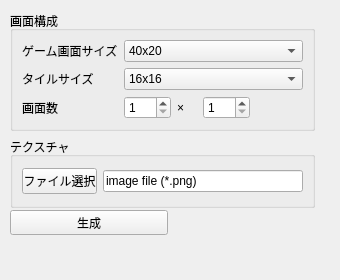
<?xml version="1.0" encoding="UTF-8"?>
<ui version="4.0">
 <class>Form</class>
 <widget class="QWidget" name="Form">
  <property name="geometry">
   <rect>
    <x>0</x>
    <y>0</y>
    <width>340</width>
    <height>280</height>
   </rect>
  </property>
  <property name="minimumSize">
   <size>
    <width>226</width>
    <height>117</height>
   </size>
  </property>
  <property name="windowTitle">
   <string>Form</string>
  </property>
  <widget class="QWidget" name="layoutWidget">
   <property name="geometry">
    <rect>
     <x>10</x>
     <y>11</y>
     <width>305</width>
     <height>197</height>
    </rect>
   </property>
   <layout class="QGridLayout" name="gridLayout_3">
    <item row="0" column="0">
     <widget class="QGroupBox" name="groupBox">
      <property name="title">
       <string>画面構成</string>
      </property>
      <layout class="QGridLayout" name="gridLayout_2">
       <item row="2" column="3">
        <widget class="QSpinBox" name="screensHeight">
         <property name="minimum">
          <number>1</number>
         </property>
         <property name="maximum">
          <number>100</number>
         </property>
        </widget>
       </item>
       <item row="0" column="0">
        <widget class="QLabel" name="label">
         <property name="text">
          <string>ゲーム画面サイズ</string>
         </property>
        </widget>
       </item>
       <item row="0" column="1" colspan="5">
        <widget class="QComboBox" name="screenTileSize">
         <item>
          <property name="text">
           <string>40x20</string>
          </property>
         </item>
         <item>
          <property name="text">
           <string>14x128</string>
          </property>
         </item>
        </widget>
       </item>
       <item row="1" column="0">
        <widget class="QLabel" name="label_10">
         <property name="text">
          <string>タイルサイズ</string>
         </property>
        </widget>
       </item>
       <item row="1" column="1" colspan="5">
        <widget class="QComboBox" name="tileSize">
         <item>
          <property name="text">
           <string>16x16</string>
          </property>
         </item>
         <item>
          <property name="text">
           <string>32x32</string>
          </property>
         </item>
        </widget>
       </item>
       <item row="2" column="0">
        <widget class="QLabel" name="label_2">
         <property name="text">
          <string>画面数</string>
         </property>
        </widget>
       </item>
       <item row="2" column="1">
        <widget class="QSpinBox" name="screensWidth">
         <property name="minimum">
          <number>1</number>
         </property>
         <property name="maximum">
          <number>100</number>
         </property>
        </widget>
       </item>
       <item row="2" column="2">
        <widget class="QLabel" name="label_13">
         <property name="text">
          <string>×</string>
         </property>
        </widget>
       </item>
      </layout>
     </widget>
    </item>
    <item row="1" column="0">
     <widget class="QGroupBox" name="groupBox_3">
      <property name="title">
       <string>テクスチャ</string>
      </property>
      <layout class="QGridLayout" name="gridLayout">
       <item row="0" column="1" colspan="3">
        <widget class="QLineEdit" name="textureFile">
         <property name="minimumSize">
          <size>
           <width>200</width>
           <height>20</height>
          </size>
         </property>
         <property name="text">
          <string>image file (*.png)</string>
         </property>
        </widget>
       </item>
       <item row="0" column="0">
        <widget class="QPushButton" name="selectFileButton">
         <property name="text">
          <string>ファイル選択</string>
         </property>
        </widget>
       </item>
      </layout>
     </widget>
    </item>
   </layout>
  </widget>
  <widget class="QWidget" name="layoutWidget">
   <property name="geometry">
    <rect>
     <x>10</x>
     <y>210</y>
     <width>158</width>
     <height>25</height>
    </rect>
   </property>
   <layout class="QGridLayout" name="gridLayout_4">
    <item row="0" column="0">
     <widget class="QPushButton" name="createProjectButton">
      <property name="text">
       <string>生成</string>
      </property>
     </widget>
    </item>
   </layout>
  </widget>
 </widget>
 <resources/>
 <connections/>
</ui>
